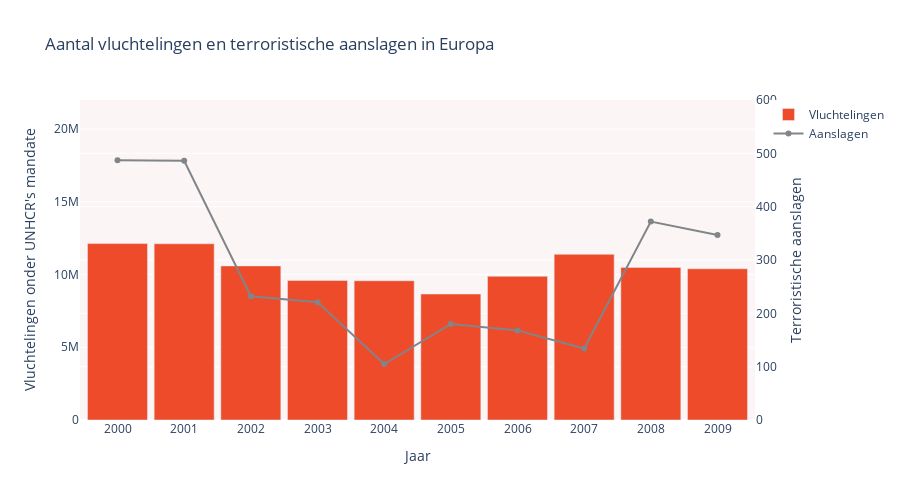

The notebook cell this image was saved under:
### Markdown cell above
> *Figure 6: x

### Code cell
colors = ['rgb(238, 75, 43)', 'rgb(252,245,245)', 'rgb(129, 133, 137)']
fig = go.Figure()

fig.add_trace(go.Bar(
    x=df15['Year'],
    y=df15["Refugees under UNHCR's mandate"],
    marker_color='rgb(238, 75, 43)',
    name="Vluchtelingen",
    yaxis='y'  
))

fig.add_trace(go.Scatter(
    x=df17['year'],
    y=df17[('count')],
    marker_color='rgb(129, 133, 137)',
    name="Aanslagen",
    yaxis='y2'  
))

fig.update_layout(
    title='Aantal vluchtelingen en terroristische aanslagen in Europa',
    xaxis=dict(type='category'),
    yaxis=dict(range=[0, 22000000], title="Vluchtelingen onder UNHCR's mandate" , side='left'),
    yaxis2=dict(range=[0, 600], title="Terroristische aanslagen", overlaying='y', side='right'),  
    xaxis_title='Jaar',
    height=500,
    bargap=0.1,
    plot_bgcolor='rgb(252,245,245)',
)

fig.show()

### Figure 1 — Plotly figure (JSON) as saved in the notebook; plotly's stock layout.template omitted (floating-point values rounded to 4 significant figures)
{"data": [{"marker": {"color": "rgb(238, 75, 43)"}, "name": "Vluchtelingen", "type": "bar", "x": [2000, 2001, 2002, 2003, 2004, 2005, 2006, 2007, 2008, 2009], "y": [12129079, 12116301, 10593526, 9592247, 9572719, 8661293, 9876879, 11390082, 10488915, 10395713], "yaxis": "y"}, {"marker": {"color": "rgb(129, 133, 137)"}, "name": "Aanslagen", "type": "scatter", "x": [2000, 2001, 2002, 2003, 2004, 2005, 2006, 2007, 2008, 2009], "y": [487, 486, 232, 221, 105, 180, 168, 134, 372, 347], "yaxis": "y2"}], "layout": {"bargap": 0.1, "height": 500, "plot_bgcolor": "rgb(252,245,245)", "title": {"text": "Aantal vluchtelingen en terroristische aanslagen in Europa"}, "xaxis": {"title": {"text": "Jaar"}, "type": "category"}, "yaxis": {"range": [0, 22000000], "side": "left", "title": {"text": "Vluchtelingen onder UNHCR's mandate"}}, "yaxis2": {"overlaying": "y", "range": [0, 600], "side": "right", "title": {"text": "Terroristische aanslagen"}}}}
